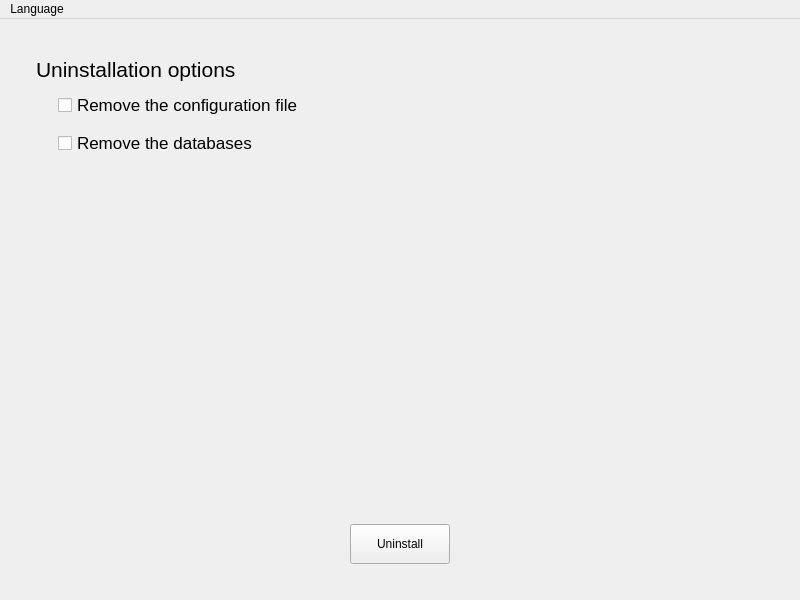
<?xml version="1.0" encoding="UTF-8"?>
<ui version="4.0">
 <class>MainWindow</class>
 <widget class="QMainWindow" name="MainWindow">
  <property name="geometry">
   <rect>
    <x>0</x>
    <y>0</y>
    <width>800</width>
    <height>600</height>
   </rect>
  </property>
  <property name="windowTitle">
   <string>LogDoctor - Uninstaller</string>
  </property>
  <property name="windowIcon">
   <iconset resource="resources/resources.qrc">
    <normaloff>:/logo/logo/logdoctor.svg</normaloff>:/logo/logo/logdoctor.svg</iconset>
  </property>
  <property name="locale">
   <locale language="English" country="UnitedStates"/>
  </property>
  <widget class="QWidget" name="centralwidget">
   <layout class="QHBoxLayout" name="horizontalLayout_3">
    <item>
     <widget class="QStackedWidget" name="stacked_Main">
      <property name="currentIndex">
       <number>0</number>
      </property>
      <widget class="QWidget" name="page_Intro">
       <layout class="QGridLayout" name="gridLayout_2">
        <item row="0" column="0">
         <widget class="QFrame" name="frame_Intro">
          <property name="minimumSize">
           <size>
            <width>0</width>
            <height>64</height>
           </size>
          </property>
          <layout class="QVBoxLayout" name="verticalLayout">
           <item>
            <widget class="QFrame" name="frame_Options">
             <layout class="QGridLayout" name="gridLayout">
              <item row="1" column="0" rowspan="2">
               <spacer name="spacer_Options_1">
                <property name="orientation">
                 <enum>Qt::Horizontal</enum>
                </property>
                <property name="sizeType">
                 <enum>QSizePolicy::Fixed</enum>
                </property>
                <property name="sizeHint" stdset="0">
                 <size>
                  <width>16</width>
                  <height>32</height>
                 </size>
                </property>
               </spacer>
              </item>
              <item row="2" column="1">
               <widget class="QCheckBox" name="checkBox_Databases">
                <property name="minimumSize">
                 <size>
                  <width>0</width>
                  <height>32</height>
                 </size>
                </property>
                <property name="maximumSize">
                 <size>
                  <width>16777215</width>
                  <height>32</height>
                 </size>
                </property>
                <property name="font">
                 <font>
                  <pointsize>13</pointsize>
                 </font>
                </property>
                <property name="text">
                 <string>Remove the databases</string>
                </property>
               </widget>
              </item>
              <item row="0" column="0" colspan="2">
               <widget class="QLabel" name="label_Options">
                <property name="minimumSize">
                 <size>
                  <width>0</width>
                  <height>28</height>
                 </size>
                </property>
                <property name="maximumSize">
                 <size>
                  <width>16777215</width>
                  <height>28</height>
                 </size>
                </property>
                <property name="font">
                 <font>
                  <pointsize>16</pointsize>
                 </font>
                </property>
                <property name="text">
                 <string>Uninstallation options</string>
                </property>
               </widget>
              </item>
              <item row="1" column="1">
               <widget class="QCheckBox" name="checkBox_ConfigFile">
                <property name="minimumSize">
                 <size>
                  <width>0</width>
                  <height>32</height>
                 </size>
                </property>
                <property name="maximumSize">
                 <size>
                  <width>16777215</width>
                  <height>32</height>
                 </size>
                </property>
                <property name="font">
                 <font>
                  <pointsize>13</pointsize>
                 </font>
                </property>
                <property name="text">
                 <string>Remove the configuration file</string>
                </property>
               </widget>
              </item>
              <item row="0" column="2" rowspan="3">
               <spacer name="spacer_Options_3">
                <property name="orientation">
                 <enum>Qt::Horizontal</enum>
                </property>
                <property name="sizeHint" stdset="0">
                 <size>
                  <width>19</width>
                  <height>29</height>
                 </size>
                </property>
               </spacer>
              </item>
             </layout>
            </widget>
           </item>
           <item>
            <spacer name="spacer_Intro_1">
             <property name="orientation">
              <enum>Qt::Vertical</enum>
             </property>
             <property name="sizeHint" stdset="0">
              <size>
               <width>20</width>
               <height>324</height>
              </size>
             </property>
            </spacer>
           </item>
           <item>
            <widget class="QFrame" name="frame_Button">
             <layout class="QHBoxLayout" name="horizontalLayout">
              <item>
               <spacer name="spacer_Button_1">
                <property name="orientation">
                 <enum>Qt::Horizontal</enum>
                </property>
                <property name="sizeHint" stdset="0">
                 <size>
                  <width>40</width>
                  <height>20</height>
                 </size>
                </property>
               </spacer>
              </item>
              <item>
               <widget class="QPushButton" name="button_Uninstall">
                <property name="sizePolicy">
                 <sizepolicy hsizetype="Minimum" vsizetype="Fixed">
                  <horstretch>0</horstretch>
                  <verstretch>0</verstretch>
                 </sizepolicy>
                </property>
                <property name="minimumSize">
                 <size>
                  <width>100</width>
                  <height>40</height>
                 </size>
                </property>
                <property name="maximumSize">
                 <size>
                  <width>100</width>
                  <height>40</height>
                 </size>
                </property>
                <property name="text">
                 <string>Uninstall</string>
                </property>
               </widget>
              </item>
              <item>
               <spacer name="spacer_Button_2">
                <property name="orientation">
                 <enum>Qt::Horizontal</enum>
                </property>
                <property name="sizeHint" stdset="0">
                 <size>
                  <width>40</width>
                  <height>20</height>
                 </size>
                </property>
               </spacer>
              </item>
             </layout>
            </widget>
           </item>
          </layout>
         </widget>
        </item>
       </layout>
      </widget>
      <widget class="QWidget" name="page_Unnstall">
       <layout class="QGridLayout" name="gridLayout_3">
        <item row="0" column="0">
         <widget class="QFrame" name="frame_Uninstall">
          <property name="frameShape">
           <enum>QFrame::StyledPanel</enum>
          </property>
          <property name="frameShadow">
           <enum>QFrame::Raised</enum>
          </property>
          <layout class="QVBoxLayout" name="verticalLayout_9">
           <item>
            <spacer name="spacer_Uninstall_1">
             <property name="orientation">
              <enum>Qt::Vertical</enum>
             </property>
             <property name="sizeHint" stdset="0">
              <size>
               <width>20</width>
               <height>181</height>
              </size>
             </property>
            </spacer>
           </item>
           <item>
            <widget class="QLabel" name="label_Uninstalling">
             <property name="minimumSize">
              <size>
               <width>0</width>
               <height>32</height>
              </size>
             </property>
             <property name="maximumSize">
              <size>
               <width>16777215</width>
               <height>32</height>
              </size>
             </property>
             <property name="font">
              <font>
               <pointsize>15</pointsize>
              </font>
             </property>
             <property name="text">
              <string>Uninstalling</string>
             </property>
             <property name="alignment">
              <set>Qt::AlignCenter</set>
             </property>
            </widget>
           </item>
           <item>
            <widget class="QFrame" name="frame_Uninstall_Progress">
             <layout class="QVBoxLayout" name="verticalLayout_4">
              <item>
               <widget class="QLabel" name="label_Uninstall_Info">
                <property name="minimumSize">
                 <size>
                  <width>0</width>
                  <height>24</height>
                 </size>
                </property>
                <property name="maximumSize">
                 <size>
                  <width>16777215</width>
                  <height>24</height>
                 </size>
                </property>
                <property name="font">
                 <font>
                  <pointsize>9</pointsize>
                 </font>
                </property>
                <property name="toolTip">
                 <string>Uninstallation process details</string>
                </property>
                <property name="text">
                 <string notr="true"/>
                </property>
                <property name="alignment">
                 <set>Qt::AlignBottom|Qt::AlignLeading|Qt::AlignLeft</set>
                </property>
               </widget>
              </item>
              <item>
               <widget class="QProgressBar" name="progressBar_Uninstall">
                <property name="minimumSize">
                 <size>
                  <width>0</width>
                  <height>24</height>
                 </size>
                </property>
                <property name="maximumSize">
                 <size>
                  <width>16777215</width>
                  <height>24</height>
                 </size>
                </property>
                <property name="toolTip">
                 <string>Uninstallation progress</string>
                </property>
                <property name="value">
                 <number>0</number>
                </property>
                <property name="format">
                 <string notr="true">%p%</string>
                </property>
               </widget>
              </item>
             </layout>
            </widget>
           </item>
           <item>
            <spacer name="spacer_Uninstall_2">
             <property name="orientation">
              <enum>Qt::Vertical</enum>
             </property>
             <property name="sizeHint" stdset="0">
              <size>
               <width>20</width>
               <height>180</height>
              </size>
             </property>
            </spacer>
           </item>
          </layout>
         </widget>
        </item>
       </layout>
      </widget>
      <widget class="QWidget" name="page_Done">
       <layout class="QGridLayout" name="gridLayout_4">
        <item row="0" column="0">
         <widget class="QFrame" name="frame_Done">
          <property name="frameShape">
           <enum>QFrame::StyledPanel</enum>
          </property>
          <property name="frameShadow">
           <enum>QFrame::Raised</enum>
          </property>
          <layout class="QVBoxLayout" name="verticalLayout_10">
           <item>
            <spacer name="spacer_Done_1">
             <property name="orientation">
              <enum>Qt::Vertical</enum>
             </property>
             <property name="sizeType">
              <enum>QSizePolicy::Fixed</enum>
             </property>
             <property name="sizeHint" stdset="0">
              <size>
               <width>20</width>
               <height>4</height>
              </size>
             </property>
            </spacer>
           </item>
           <item>
            <widget class="QLabel" name="label_Done_Status">
             <property name="font">
              <font>
               <pointsize>15</pointsize>
              </font>
             </property>
             <property name="frameShape">
              <enum>QFrame::NoFrame</enum>
             </property>
             <property name="alignment">
              <set>Qt::AlignCenter</set>
             </property>
            </widget>
           </item>
           <item>
            <spacer name="spacer_Done_3">
             <property name="orientation">
              <enum>Qt::Vertical</enum>
             </property>
             <property name="sizeType">
              <enum>QSizePolicy::Fixed</enum>
             </property>
             <property name="sizeHint" stdset="0">
              <size>
               <width>20</width>
               <height>10</height>
              </size>
             </property>
            </spacer>
           </item>
           <item>
            <widget class="QLabel" name="label_Done_Info">
             <property name="minimumSize">
              <size>
               <width>0</width>
               <height>64</height>
              </size>
             </property>
             <property name="font">
              <font>
               <pointsize>11</pointsize>
              </font>
             </property>
             <property name="frameShape">
              <enum>QFrame::NoFrame</enum>
             </property>
             <property name="text">
              <string notr="true"/>
             </property>
             <property name="alignment">
              <set>Qt::AlignHCenter|Qt::AlignTop</set>
             </property>
            </widget>
           </item>
           <item>
            <spacer name="spacer_Done_2">
             <property name="orientation">
              <enum>Qt::Vertical</enum>
             </property>
             <property name="sizeHint" stdset="0">
              <size>
               <width>20</width>
               <height>353</height>
              </size>
             </property>
            </spacer>
           </item>
           <item>
            <widget class="QFrame" name="frame_Close">
             <property name="frameShape">
              <enum>QFrame::NoFrame</enum>
             </property>
             <layout class="QHBoxLayout" name="horizontalLayout_2">
              <item>
               <spacer name="spacer_Close_1">
                <property name="orientation">
                 <enum>Qt::Horizontal</enum>
                </property>
                <property name="sizeHint" stdset="0">
                 <size>
                  <width>304</width>
                  <height>20</height>
                 </size>
                </property>
               </spacer>
              </item>
              <item>
               <widget class="QPushButton" name="button_Close">
                <property name="sizePolicy">
                 <sizepolicy hsizetype="Minimum" vsizetype="Fixed">
                  <horstretch>0</horstretch>
                  <verstretch>0</verstretch>
                 </sizepolicy>
                </property>
                <property name="minimumSize">
                 <size>
                  <width>100</width>
                  <height>40</height>
                 </size>
                </property>
                <property name="maximumSize">
                 <size>
                  <width>100</width>
                  <height>40</height>
                 </size>
                </property>
                <property name="text">
                 <string>Close</string>
                </property>
               </widget>
              </item>
              <item>
               <spacer name="spacer_Close_2">
                <property name="orientation">
                 <enum>Qt::Horizontal</enum>
                </property>
                <property name="sizeHint" stdset="0">
                 <size>
                  <width>304</width>
                  <height>20</height>
                 </size>
                </property>
               </spacer>
              </item>
             </layout>
            </widget>
           </item>
          </layout>
         </widget>
        </item>
       </layout>
      </widget>
     </widget>
    </item>
   </layout>
  </widget>
  <widget class="QMenuBar" name="menubar">
   <property name="geometry">
    <rect>
     <x>0</x>
     <y>0</y>
     <width>800</width>
     <height>27</height>
    </rect>
   </property>
   <widget class="QMenu" name="menuLanguage">
    <property name="title">
     <string>Language</string>
    </property>
    <addaction name="actionEnglish"/>
    <addaction name="actionEspanol"/>
    <addaction name="actionFrancais"/>
    <addaction name="actionItaliano"/>
   </widget>
   <addaction name="menuLanguage"/>
  </widget>
  <action name="actionEnglish">
   <property name="icon">
    <iconset resource="resources/resources.qrc">
     <normaloff>:/flags/flags/en.png</normaloff>:/flags/flags/en.png</iconset>
   </property>
   <property name="text">
    <string notr="true">English</string>
   </property>
   <property name="iconText">
    <string notr="true">English</string>
   </property>
   <property name="toolTip">
    <string>Translate to English</string>
   </property>
  </action>
  <action name="actionEspanol">
   <property name="icon">
    <iconset resource="resources/resources.qrc">
     <normaloff>:/flags/flags/es.png</normaloff>:/flags/flags/es.png</iconset>
   </property>
   <property name="text">
    <string notr="true">Español</string>
   </property>
   <property name="iconText">
    <string notr="true">Español</string>
   </property>
   <property name="toolTip">
    <string>Translate to Spanish</string>
   </property>
  </action>
  <action name="actionFrancais">
   <property name="icon">
    <iconset resource="resources/resources.qrc">
     <normaloff>:/flags/flags/fr.png</normaloff>:/flags/flags/fr.png</iconset>
   </property>
   <property name="text">
    <string notr="true">Francais</string>
   </property>
   <property name="iconText">
    <string notr="true">Francais</string>
   </property>
   <property name="toolTip">
    <string>Translate to French</string>
   </property>
  </action>
  <action name="actionItaliano">
   <property name="icon">
    <iconset resource="resources/resources.qrc">
     <normaloff>:/flags/flags/it.png</normaloff>:/flags/flags/it.png</iconset>
   </property>
   <property name="text">
    <string notr="true">Italiano</string>
   </property>
   <property name="iconText">
    <string notr="true">Italiano</string>
   </property>
   <property name="toolTip">
    <string>Translate to Italian</string>
   </property>
  </action>
 </widget>
 <resources>
  <include location="resources/resources.qrc"/>
 </resources>
 <connections/>
</ui>
